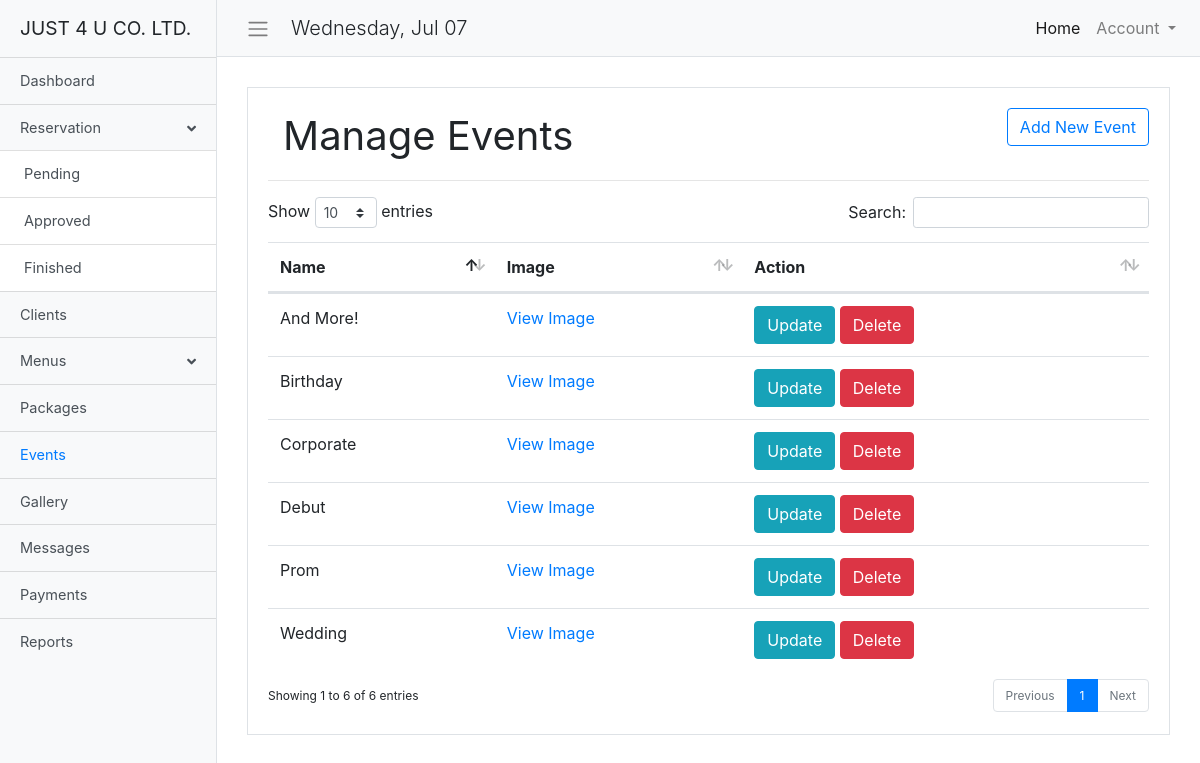
The page /admin/event.php (signed in) on the database its author committed.
### tables this page shows
CREATE TABLE `tbl_event` (
  `event_id` int(11) NOT NULL,
  `event_name` varchar(100) NOT NULL,
  `event_image` varchar(100) NOT NULL
);

### admin/event.php (the view, shortened to what this page needs)
<?php
include 'includes/control.php';
include 'includes/head.php';
?>
<body>
  <div class="d-flex" id="wrapper">
    <div class="bg-light border-right" id="sidebar-wrapper">
      <div href="dashboard.php" class="sidebar-heading">JUST 4 U CO. LTD.</div>
      <div class="list-group list-group-flush">
        <a href="dashboard.php" class="list-group-item list-group-item-action bg-light">Dashboard</a>
        <a href="#reserveSubmenu" class="list-group-item list-group-item-action bg-light" data-toggle="collapse">Reservation<i style="margin-top: 5px;" class="fa fa-angle-down float-right"></i></a>
        <div style="text-indent: 4px;" class="collapse show" id="reserveSubmenu">
          <a href="pending.php" class="list-group-item list-group-item-action">Pending</a>
          <a href="approve.php" class="list-group-item list-group-item-action">Approved</a>
          <a href="finish.php" class="list-group-item list-group-item-action">Finished</a>
        </div>
        <a href="client.php" class="list-group-item list-group-item-action bg-light">Clients</a>
        <a href="#menuSubmenu" class="list-group-item list-group-item-action bg-light" data-toggle="collapse">Menus<i style="margin-top: 5px;" class="fa fa-angle-down float-right"></i></a>
        <a href="package.php" class="list-group-item list-group-item-action bg-light">Packages</a>
        <a href="event.php" class="list-group-item list-group-item-action bg-light text-primary">Events</a>
        <a href="gallery.php" class="list-group-item list-group-item-action bg-light">Gallery</a>
        <a href="message.php" class="list-group-item list-group-item-action bg-light">Messages</a>
        <a href="payment.php" class="list-group-item list-group-item-action bg-light">Payments</a>
        <a href="report.php" class="list-group-item list-group-item-action bg-light">Reports</a>
      </div>
    </div>
    <div id="page-content-wrapper">
      <nav class="navbar navbar-expand-lg navbar-light bg-light border-bottom">
        <button class="btn btn-light" id="menu-toggle"><span class="navbar-toggler-icon"></span></button>
        <a class="navbar-brand font-weight-light ml-2"><?php echo date("l, M m"); ?></a>
        <div class="collapse navbar-collapse" id="navbarSupportedContent">
          <ul class="navbar-nav ml-auto mt-2 mt-lg-0">
            <li class="nav-item active">
              <a class="nav-link" href="dashboard.php">Home <span class="sr-only">(current)</span></a>
            </li>
            <li class="nav-item dropdown">
              <a class="nav-link dropdown-toggle" href="#" id="navbarDropdown" role="button" data-toggle="dropdown" aria-haspopup="true" aria-expanded="false">
                Account
              </a>
            </li>
          </ul>
        </div>
      </nav>
      <div class="container-fluid border" style="width: auto; margin: 30px; padding: 15px;">
        <div class="table-wrapper">
          <div class="form-group float-right">
            <a href="#add" class="btn btn-white text-primary border-primary" data-toggle="modal"><span>Add New Event</span></a>
          </div>
          <div class="table-title">
            <div class="row">
              <div class="col-sm-6">
                <h1 class="mt-1 mb-1 font-weight-normal">Manage Events</h1>
              </div>
            </div>
          </div>
          <hr>
          <div class="table-responsive">
            <table class="table" id="example">
              <thead>
                <tr>
                  <th>Name</th>
                  <th>Image</th>
                  <th>Action</th>
                </tr>
              </thead>
              <tbody>
                <?php
                $sql = "SELECT * FROM tbl_event";
                $result = $conn->query($sql);
                if ($result->num_rows > 0) {
                  while($row = $result->fetch_assoc()) {
                    $event_id = $row['event_id'];
                    $event_name = $row['event_name'];
                    ?>
                    <tr>
                      <td><?php echo $event_name; ?></td>
                      <td>
                        <a href="#view<?php echo $event_id;?>" data-toggle="modal">View Image</a>
                      </td>
                      <td>
                        <a class="btn btn-info" href="#edit<?php echo $event_id;?>" data-toggle="modal">Update</a>
                        <a class="btn btn-danger" href="#delete<?php echo $event_id;?>" data-toggle="modal">Delete</a>
                      </td>
                      <?php
                    }
                  }
                  ?>
                </tr>
              </tbody>
            </table>
          </div>
        </div>
      </div>
    </div>
  </div>
  <?php include 'includes/foot.php'; ?>

### assets/css/login.css (style rules this page uses)
:root { --input-padding-x: 1.5rem; --input-padding-y: .75rem; }

### assets/css/table.css (style rules this page uses)
.table-wrapper { margin: 5px; }
.navbar { margin-bottom: 10px; }

### assets/css/calendar.css (style rules this page uses)
body { font-family: Arial, Helvetica, sans-serif; }

### assets/css/simple-sidebar.css (style rules this page uses)
body { overflow-x: hidden; }
#sidebar-wrapper { min-height: 100vh; margin-left: -13.5rem; -webkit-transition: margin .25s ease-out; -moz-transition: margin .25s ease-out; -o-transition: margin .25s ease-out; transition: margin .25s ease-out; }
#sidebar-wrapper .sidebar-heading { padding: 0.875rem 1.25rem; font-size: 1.2rem; }
#sidebar-wrapper .list-group { line-height: 1.5; width: 13.5rem; font-size: 14.5px; }
#page-content-wrapper { min-width: 100vw; }
@media (min-width: 768px) { #sidebar-wrapper { margin-left: 0; } }
@media (min-width: 768px) { #page-content-wrapper { min-width: 0; width: 100%; } }
.navbar-nav { flex-direction: row; }
.nav-link { padding-right: .5rem !important; padding-left: .5rem !important; }

### rows shown on the page
tbl_event: event_name "Birthday"
tbl_event: event_name "Wedding"
tbl_event: event_name "Debut"
tbl_event: event_name "Prom"
tbl_event: event_name "Corporate"
tbl_event: event_name "And More!"
